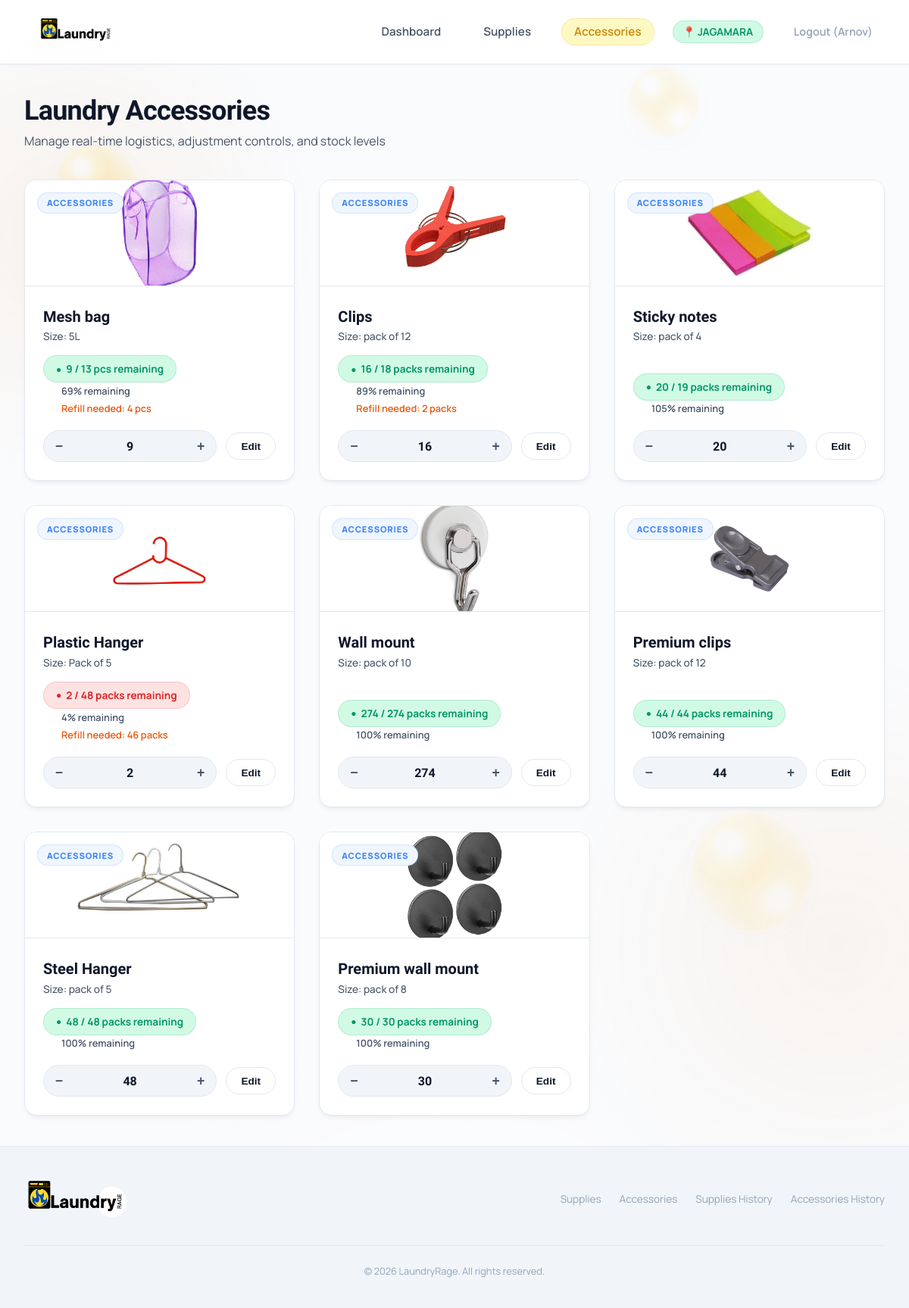
Screenshot of /laundry-accessories/ (signed in) with the database file from the repository.
### inventory/models.py (models this page shows, shortened)
class Branch(models.Model):
    branch_code = models.CharField(max_length=50, unique=True)
    branch_name = models.CharField(max_length=255)
    google_sheet_id = models.CharField(max_length=255, null=True, blank=True)
    active = models.BooleanField(default=True)
    created_at = models.DateTimeField(auto_now_add=True)
    updated_at = models.DateTimeField(auto_now=True)
    class Meta:
        verbose_name_plural = "Branches"

class Product(models.Model):
    CATEGORY_CHOICES = [
        ('Laundry Supplies', 'Laundry Supplies'),
        ('Accessories', 'Accessories'),
    ]
    name = models.CharField(max_length=255)
    category = models.CharField(max_length=50, choices=CATEGORY_CHOICES)
    unit = models.CharField(max_length=50, help_text="e.g., L, bottles, pcs")
    cost = models.DecimalField(max_digits=10, decimal_places=2, null=True, blank=True)
    supplier = models.CharField(max_length=255)
    product_size = models.CharField(max_length=50, blank=True, default='', help_text="e.g., 750 ml, 1 L, 500 g")
    image = models.ImageField(upload_to='products/', blank=True, null=True, verbose_name='Product Image')
    is_active = models.BooleanField(default=True, help_text="Soft-deletion state")
    @property
    def current_monthly_inventory(self):
        from .middleware import get_current_branch
        branch = get_current_branch()
        now = timezone.now()
        month_start = date(now.year, now.month, 1)
        if branch:
            monthly_inv, _ = MonthlyInventory.objects.get_or_create(
                branch=branch,
                product=self,
                month=month_start,
                defaults={
                    'base_stock': Decimal('0.00'),
                    'current_stock': Decimal('0.00'),
                    'total_added': Decimal('0.00'),
                    'total_used': Decimal('0.00')
                }
            )
            return monthly_inv
    @property
    def inventory(self):
        from .middleware import get_current_branch
        branch = get_current_branch()
        if branch:
            inv, _ = Inventory.objects.get_or_create(
                branch=branch,
                product=self,
                defaults={
                    'current_stock': Decimal('0.00'),
                    'base_stock': Decimal('0.00'),
                    'yellow_threshold': Decimal('0.00'),
                    'red_threshold': Decimal('0.00'),
                    'current_quantity': Decimal('0.00'),
                    'low_stock_threshold': Decimal('0.00')
                }
            )
            return inv

class MonthlyInventory(models.Model):
    branch = models.ForeignKey(Branch, on_delete=models.CASCADE, related_name='monthly_inventories', null=True, blank=True)
    product = models.ForeignKey(Product, on_delete=models.CASCADE, related_name='monthly_inventories')
    month = models.DateField(help_text="First day of the month")
    base_stock = models.DecimalField(max_digits=10, decimal_places=2, default=Decimal('0.00'))
    current_stock = models.DecimalField(max_digits=10, decimal_places=2, default=Decimal('0.00'))
    total_added = models.DecimalField(max_digits=10, decimal_places=2, default=Decimal('0.00'))
    total_used = models.DecimalField(max_digits=10, decimal_places=2, default=Decimal('0.00'))
    created_at = models.DateTimeField(auto_now_add=True)
    updated_at = models.DateTimeField(auto_now=True)
    class Meta:
        unique_together = ('branch', 'product', 'month')
        verbose_name_plural = "Monthly Inventories"
    @property
    def remaining_percentage(self):
        if self.base_stock <= 0:
            return None
        return (self.current_stock / self.base_stock) * 100
    @property
    def required_refill(self):
        if self.base_stock > self.current_stock:
            return self.base_stock - self.current_stock
        return Decimal('0.00')
    @property
    def status(self):
        inv = Inventory.objects.filter(product=self.product, branch=self.branch).first()
        if inv:
            if inv.alert_status == 'OUT_OF_STOCK':
                return 'RED'
            elif inv.alert_status == 'RED':
                return 'RED'
            elif inv.alert_status == 'YELLOW':
                return 'YELLOW'
            else:
                return 'GREEN'
        return 'GREEN'

class Inventory(models.Model):
    branch = models.ForeignKey(Branch, on_delete=models.CASCADE, related_name='inventories', null=True, blank=True)
    product = models.ForeignKey(Product, on_delete=models.CASCADE, related_name='branch_inventories')
    current_quantity = models.DecimalField(max_digits=10, decimal_places=2, default=Decimal('0.00'))
    low_stock_threshold = models.DecimalField(max_digits=10, decimal_places=2, default=Decimal('0.00'))
    base_stock = models.DecimalField(max_digits=10, decimal_places=2, default=Decimal('0.00'))
    current_stock = models.DecimalField(max_digits=10, decimal_places=2, default=Decimal('0.00'))
    yellow_threshold = models.DecimalField(max_digits=10, decimal_places=2, default=Decimal('0.00'))
    red_threshold = models.DecimalField(max_digits=10, decimal_places=2, default=Decimal('0.00'))
    alert_status = models.CharField(max_length=50, default='NORMAL')
    created_at = models.DateTimeField(auto_now_add=True)
    updated_at = models.DateTimeField(auto_now=True)
    class Meta:
        unique_together = ('branch', 'product')
        verbose_name_plural = "Inventories"

### inventory/views.py (the view)
# urls.py: path('laundry-accessories/', views.accessories_view, name='laundry_accessories'),
def accessories_view(request):
    products = Product.objects.filter(is_active=True, category='Accessories')
    branch = request.current_branch
    for p in products:
        Inventory.objects.get_or_create(product=p, branch=branch)
    context = {
        'title': 'Laundry Accessories',
        'category': 'accessories',
        'products': products,
        'fallback_emoji': '🧺',
        'active_branch': branch,
    }
    return render(request, 'inventory/laundry_accessories.html', context)

### inventory/context_processors.py (called while the page is built)
def branch_context(request):
    from .models import Branch
    return {
        'all_branches': Branch.objects.filter(active=True)
    }

### templates/inventory/laundry_accessories.html (shortened to what this page needs)
{% extends 'base.html' %}
{% load static %}
{% block content %}
<div class="page-title-area">
    <div>
        <h1>Laundry Accessories</h1>
        <p>Manage real-time logistics, adjustment controls, and stock levels</p>
    </div>
</div>
{% if products %}
<div class="product-grid">
    {% for product in products %}
        {% include "components/product_card.html" with product=product fallback_emoji="🧺" %}
    {% endfor %}
</div>
{% else %}
<div class="empty-state">
    <div class="empty-state-icon">🧺</div>
    <h3>No active products found</h3>
    <p>Use the admin panel to add products to the "Laundry Accessories" category.</p>
</div>
{% endif %}
{% endblock %}

### templates/components/navbar.html (shortened to what this page needs)
{% load static %}
<header>
    <nav class="navbar">
        <a href="{% url 'inventory:dashboard' %}" class="logo" id="logo-brand">
            <img src="{% static 'images/logo.png' %}" alt="LaundryRage">
        </a>
        <ul class="nav-links" id="nav-links-menu">
            <li>
                <a href="{% url 'inventory:dashboard' %}" id="nav-dashboard" class="nav-link-item {% if request.resolver_match.url_name == 'dashboard' %}active{% endif %}">
                    Dashboard
                </a>
            </li>
            <li>
                <a href="{% url 'inventory:laundry_supplies' %}" id="nav-supplies" class="nav-link-item {% if request.resolver_match.url_name == 'laundry_supplies' %}active{% endif %}">
                    Supplies
                </a>
            </li>
            <li>
                <a href="{% url 'inventory:laundry_accessories' %}" id="nav-accessories" class="nav-link-item {% if request.resolver_match.url_name == 'laundry_accessories' %}active{% endif %}">
                    Accessories
                </a>
            </li>
            {% if request.user.is_authenticated %}
                <li style="display: flex; align-items: center; gap: 0.5rem;">
                    {% if request.user.is_superuser or request.user.is_staff %}
                        <span style="font-size: 0.85rem; font-weight: 700; color: var(--text-secondary); text-transform: uppercase;">Branch:</span>
                        <select onchange="window.location.href='{% url 'inventory:switch_branch' %}?branch_id=' + this.value"
                                class="branch-select-navbar">
                            <option value="all" {% if not request.session.selected_branch_id %}selected{% endif %}>All Branches</option>
                            {% for b in all_branches %}
                                <option value="{{ b.id }}" {% if request.session.selected_branch_id == b.id %}selected{% endif %}>{{ b.branch_name }}</option>
                            {% endfor %}
                        </select>
                    {% else %}
                        <span class="status-badge status-green" style="font-size: 0.85rem; padding: 0.3rem 0.8rem; font-weight: 700;">
                            📍 {{ request.current_branch.branch_name }}
                        </span>
                    {% endif %}
                </li>
                <li>
                    <a href="{% url 'inventory:logout' %}" class="nav-link-item" style="color: var(--text-muted); font-size: 0.9rem; font-weight: 600; text-decoration: none; transition: color 0.3s ease;"
                       onmouseover="this.style.color='var(--accent-red)';" onmouseout="this.style.color='var(--text-muted)';">
                        Logout ({{ request.user.username }})
                    </a>
                </li>
            {% else %}
                <li>
                    <a href="{% url 'inventory:login' %}" class="nav-link-item" style="color: var(--accent-blue); font-size: 0.9rem; font-weight: 600; text-decoration: none;">
                        Login
                    </a>
                </li>
            {% endif %}
        </ul>
    </nav>
</header>

### templates/components/product_card.html (shortened to what this page needs)
<div class="product-card" data-product-id="{{ product.id }}" data-product-unit="{{ product.unit }}">
    {% if product.image %}
        <img class="product-image" src="{{ product.image.url }}" alt="{{ product.name }}">
    {% else %}
        <div class="product-emoji-banner">
            {{ fallback_emoji }}
        </div>
    {% endif %}
    <div class="product-info-area">
        <div class="product-header-block">
            <span class="product-category-tag">{{ product.category }}</span>
            <h2 class="product-name">{{ product.name }}</h2>
            <div class="product-size">Size: {{ product.product_size }}</div>
        </div>
        <div>
            <div class="stock-badge-container" style="display: flex; flex-direction: column; align-items: flex-start; gap: 0.25rem;">
                {% with monthly_inv=product.current_monthly_inventory %}
                <span class="stock-badge {% if monthly_inv %}{% if monthly_inv.status == 'RED' %}low{% elif monthly_inv.status == 'YELLOW' %}mod{% elif monthly_inv.status == 'GREEN' %}suff{% else %}no-base{% endif %}{% else %}no-base{% endif %}"
                      id="stock-badge-{{ product.id }}"
                      title="Click to Set Monthly Base Stock (AJAX)">
                    {% if monthly_inv and monthly_inv.remaining_percentage is not None %}
                        {{ monthly_inv.current_stock|floatformat:"0" }} / {{ monthly_inv.base_stock|floatformat:"0" }} {{ product.unit }} remaining
                    {% else %}
                        {{ product.inventory.current_quantity|floatformat:"0" }} {{ product.unit }} remaining (No Base Stock)
                    {% endif %}
                </span>
                <span class="percentage-remaining" id="percentage-remaining-{{ product.id }}" style="font-size: 0.8rem; font-weight: 600; color: var(--text-secondary); margin-left: 1.5rem; margin-top: -0.15rem;">
                    {% if monthly_inv and monthly_inv.remaining_percentage is not None %}
                        {{ monthly_inv.remaining_percentage|floatformat:"0" }}% remaining
                    {% else %}
                        Base stock not set
                    {% endif %}
                </span>
                {% if monthly_inv and monthly_inv.required_refill > 0 %}
                <span class="refill-recommendation" id="refill-recommendation-{{ product.id }}" style="font-size: 0.8rem; font-weight: 600; color: var(--accent-orange); margin-left: 1.5rem; margin-top: 0.1rem; display: block;">
                    Refill needed: {{ monthly_inv.required_refill|floatformat:"0" }} {{ product.unit }}
                </span>
                {% endif %}
                {% endwith %}
            </div>
            <div class="adjust-controls">
                <div class="pill-selector">
                    <button class="pill-btn minus" type="button">−</button>
                    <span class="pill-value">{{ product.inventory.current_quantity|floatformat:"0" }}</span>
                    <button class="pill-btn plus" type="button">+</button>
                </div>
                <button class="edit-btn" type="button">Edit</button>
            </div>
        </div>
    </div>
</div>

### rows the page displays
Branch: current_branch.branch_name "JAGAMARA"
Product: image (picture), category "ACCESSORIES", name "Mesh bag", product_size "5L", current_monthly_inventory.current_stock "9", current_monthly_inventory.base_stock "13", unit "pcs", current_monthly_inventory.remaining_percentage "69", current_monthly_inventory.required_refill "4", inventory.current_quantity "9"
Product: image (picture), category "ACCESSORIES", name "Clips", product_size "pack of 12", current_monthly_inventory.current_stock "16", current_monthly_inventory.base_stock "18", unit "packs", current_monthly_inventory.remaining_percentage "89", current_monthly_inventory.required_refill "2", inventory.current_quantity "16"
Product: image (picture), category "ACCESSORIES", name "Sticky notes", product_size "pack of 4", current_monthly_inventory.current_stock "20", current_monthly_inventory.base_stock "19", unit "packs", current_monthly_inventory.remaining_percentage "105", inventory.current_quantity "20"
Product: image (picture), category "ACCESSORIES", name "Plastic Hanger", product_size "Pack of 5", current_monthly_inventory.current_stock "2", current_monthly_inventory.base_stock "48", unit "packs", current_monthly_inventory.remaining_percentage "4", current_monthly_inventory.required_refill "46", inventory.current_quantity "2"
Product: image (picture), category "ACCESSORIES", name "Wall mount", product_size "pack of 10", current_monthly_inventory.current_stock "274", current_monthly_inventory.base_stock "274", unit "packs", current_monthly_inventory.remaining_percentage "100", inventory.current_quantity "274"
Product: image (picture), category "ACCESSORIES", name "Premium clips", product_size "pack of 12", current_monthly_inventory.current_stock "44", current_monthly_inventory.base_stock "44", unit "packs", current_monthly_inventory.remaining_percentage "100", inventory.current_quantity "44"
Product: image (picture), category "ACCESSORIES", name "Steel Hanger", product_size "pack of 5", current_monthly_inventory.current_stock "48", current_monthly_inventory.base_stock "48", unit "packs", current_monthly_inventory.remaining_percentage "100", inventory.current_quantity "48"
Product: image (picture), category "ACCESSORIES", name "Premium wall mount", product_size "pack of 8", current_monthly_inventory.current_stock "30", current_monthly_inventory.base_stock "30", unit "packs", current_monthly_inventory.remaining_percentage "100", inventory.current_quantity "30"

### other values shown
{{ request.user.username }} "Arnov"
